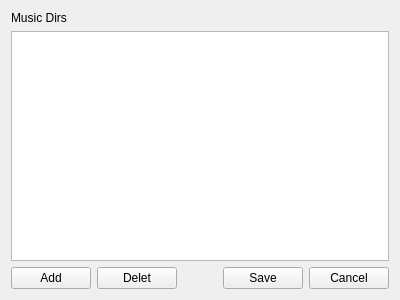
<?xml version="1.0" encoding="UTF-8"?>
<ui version="4.0">
 <class>SettingsForm</class>
 <widget class="QWidget" name="SettingsForm">
  <property name="geometry">
   <rect>
    <x>0</x>
    <y>0</y>
    <width>400</width>
    <height>300</height>
   </rect>
  </property>
  <property name="windowTitle">
   <string>Form</string>
  </property>
  <layout class="QVBoxLayout" name="verticalLayout">
   <item>
    <widget class="QLabel" name="label">
     <property name="text">
      <string>Music Dirs</string>
     </property>
    </widget>
   </item>
   <item>
    <widget class="QListWidget" name="dirs_list"/>
   </item>
   <item>
    <layout class="QHBoxLayout" name="horizontalLayout">
     <item>
      <widget class="QPushButton" name="add_btn">
       <property name="text">
        <string>Add</string>
       </property>
      </widget>
     </item>
     <item>
      <widget class="QPushButton" name="delete_btn">
       <property name="text">
        <string>Delet</string>
       </property>
      </widget>
     </item>
     <item>
      <spacer name="horizontalSpacer">
       <property name="orientation">
        <enum>Qt::Orientation::Horizontal</enum>
       </property>
       <property name="sizeHint" stdset="0">
        <size>
         <width>40</width>
         <height>20</height>
        </size>
       </property>
      </spacer>
     </item>
     <item>
      <widget class="QPushButton" name="save_btn">
       <property name="text">
        <string>Save</string>
       </property>
      </widget>
     </item>
     <item>
      <widget class="QPushButton" name="cancel_btn">
       <property name="text">
        <string>Cancel</string>
       </property>
      </widget>
     </item>
    </layout>
   </item>
  </layout>
 </widget>
 <resources/>
 <connections/>
</ui>
